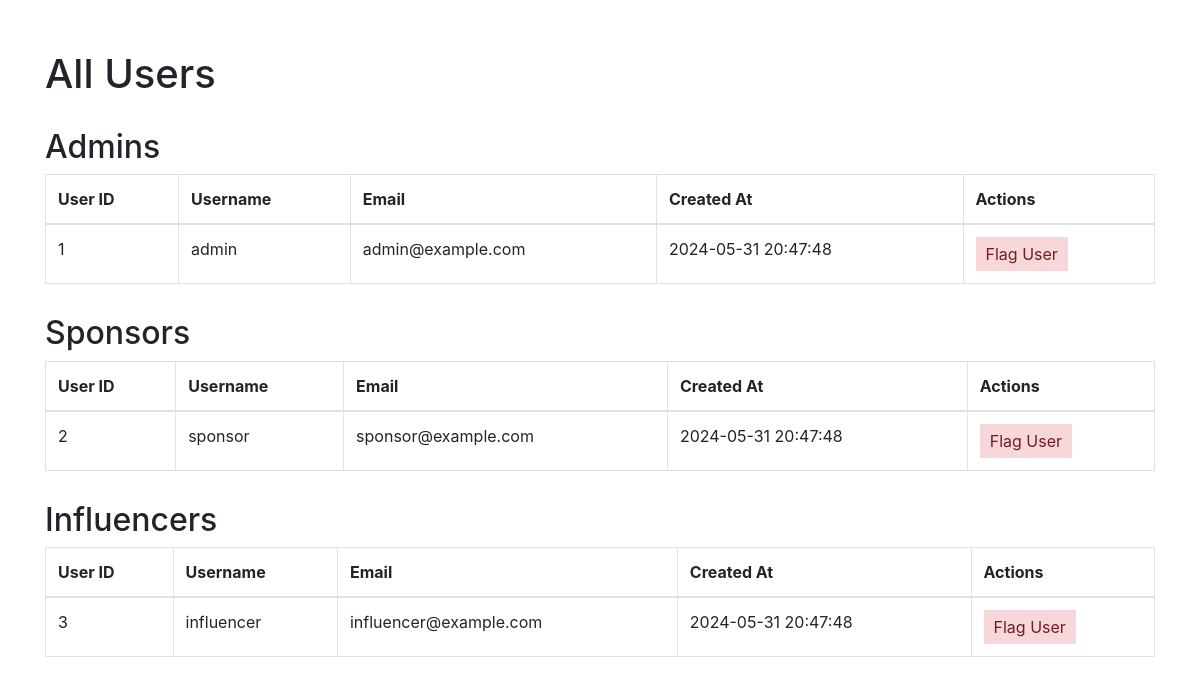
Before: /admin/allusers (signed in) with the older database file.
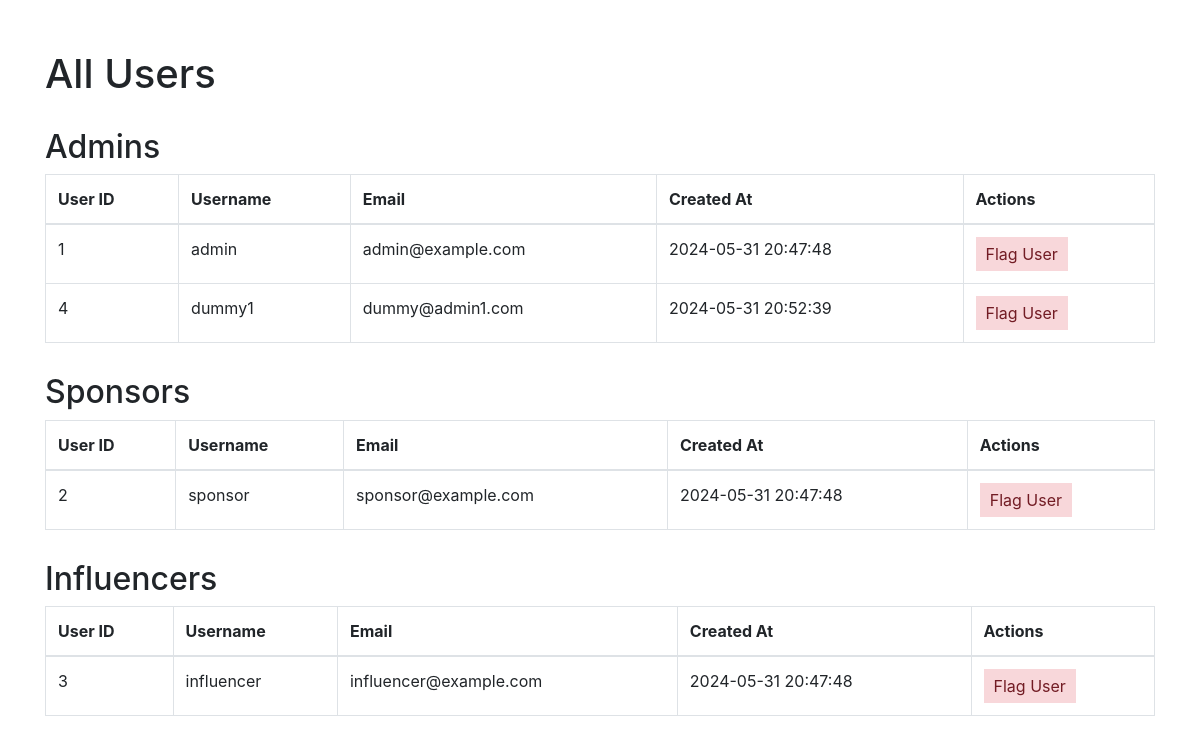
After: the same page with the newer database file.
### models.py (models this page shows)
class User(db.Model):
    __tablename__ = "users"
    user_id = db.Column(db.Integer, primary_key=True, autoincrement=True)
    username = db.Column(db.String(255), unique=True, nullable=False)
    password = db.Column(db.String(255), nullable=False)
    email = db.Column(db.String(255), unique=True, nullable=False)
    role = db.Column(db.Enum("admin", "sponsor", "influencer"), nullable=False)
    created_at = db.Column(db.TIMESTAMP, default=db.func.current_timestamp())
    sponsors = db.relationship("Sponsor", backref="user", lazy=True)
    influencers = db.relationship("Influencer", backref="user", lazy=True)
    user_flags = db.relationship("UserFlag", foreign_keys="UserFlag.flagged_by", backref="flagger", lazy=True)
    flagged_by_user_flags = db.relationship("UserFlag", foreign_keys="UserFlag.user_id", backref="flagged_user", lazy=True)
    campaign_flags = db.relationship("CampaignFlag", foreign_keys="CampaignFlag.flagged_by", backref="flagger", lazy=True)
    def to_dict(self):
        return {c.name: getattr(self, c.name) for c in self.__table__.columns}

### admin.py (the view)
@admin.route('/allusers')
def all_users():
    if "user_name" in session and "role" in session:
        if session["role"] == "admin":
            data = dict()
            data["admin"] = [user.to_dict() for user in User.query.filter_by(role="admin").all()]
            data["sponsor"] = [user.to_dict() for user in User.query.filter_by(role="sponsor").all()]
            data["influencer"] = [user.to_dict() for user in User.query.filter_by(role="influencer").all()]
            return render_template("admin_allusers.html", data=data)
    return redirect(url_for("home"))

### app.py (called while the page is built)
@app.before_request
def create_tables():
    init_db(app)

### models.py (called while the page is built, shortened)
def init_db(app):
    with app.app_context():
        db.create_all()

### templates/admin_allusers.html (shortened to what this page needs)
<!DOCTYPE html>
<html lang="en">
<head>
    <link rel="stylesheet" href="https://stackpath.bootstrapcdn.com/bootstrap/4.3.1/css/bootstrap.min.css">
</head>
<body>
    <div class="container">
        <h1>All Users</h1>
        <h2>Admins</h2>
        <table class="table table-bordered">
            <thead>
                <tr>
                    <th>User ID</th>
                    <th>Username</th>
                    <th>Email</th>
                    <th>Created At</th>
                    <th>Actions</th>
                </tr>
            </thead>
            <tbody>
                {% for admin in data.admin %}
                <tr>
                    <td>{{ admin.user_id }}</td>
                    <td>{{ admin.username }}</td>
                    <td>{{ admin.email }}</td>
                    <td>{{ admin.created_at }}</td>
                    <td><button class="flag-button" onclick="flagUser('{{ admin.user_id }}')">Flag User</button></td>
                </tr>
                {% endfor %}
            </tbody>
        </table>
        <h2>Sponsors</h2>
        <table class="table table-bordered">
            <thead>
                <tr>
                    <th>User ID</th>
                    <th>Username</th>
                    <th>Email</th>
                    <th>Created At</th>
                    <th>Actions</th>
                </tr>
            </thead>
            <tbody>
                {% for sponsor in data.sponsor %}
                <tr>
                    <td>{{ sponsor.user_id }}</td>
                    <td>{{ sponsor.username }}</td>
                    <td>{{ sponsor.email }}</td>
                    <td>{{ sponsor.created_at }}</td>
                    <td><button class="flag-button" onclick="flagUser('{{ sponsor.user_id }}')">Flag User</button></td>
                </tr>
                {% endfor %}
            </tbody>
        </table>
        <h2>Influencers</h2>
        <table class="table table-bordered">
            <thead>
                <tr>
                    <th>User ID</th>
                    <th>Username</th>
                    <th>Email</th>
                    <th>Created At</th>
                    <th>Actions</th>
                </tr>
            </thead>
            <tbody>
                {% for influencer in data.influencer %}
                <tr>
                    <td>{{ influencer.user_id }}</td>
                    <td>{{ influencer.username }}</td>
                    <td>{{ influencer.email }}</td>
                    <td>{{ influencer.created_at }}</td>
                    <td><button class="flag-button" onclick="flagUser('{{ influencer.user_id }}')">Flag User</button></td>
                </tr>
                {% endfor %}
            </tbody>
        </table>
    </div>
</body>
</html>

### templates/admin_allusers.html (style rules this page uses)
.container { margin-top: 50px; }
h2 { margin-top: 30px; }
.flag-button { background-color: #f8d7da; color: #721c24; border: none; padding: 5px 10px; cursor: pointer; }

Changed rows visible on the page:
added User: user_id "4", username "dummy1", email "dummy@admin1.com", created_at "2024-05-31 20:52:39", shown under "Admins"
